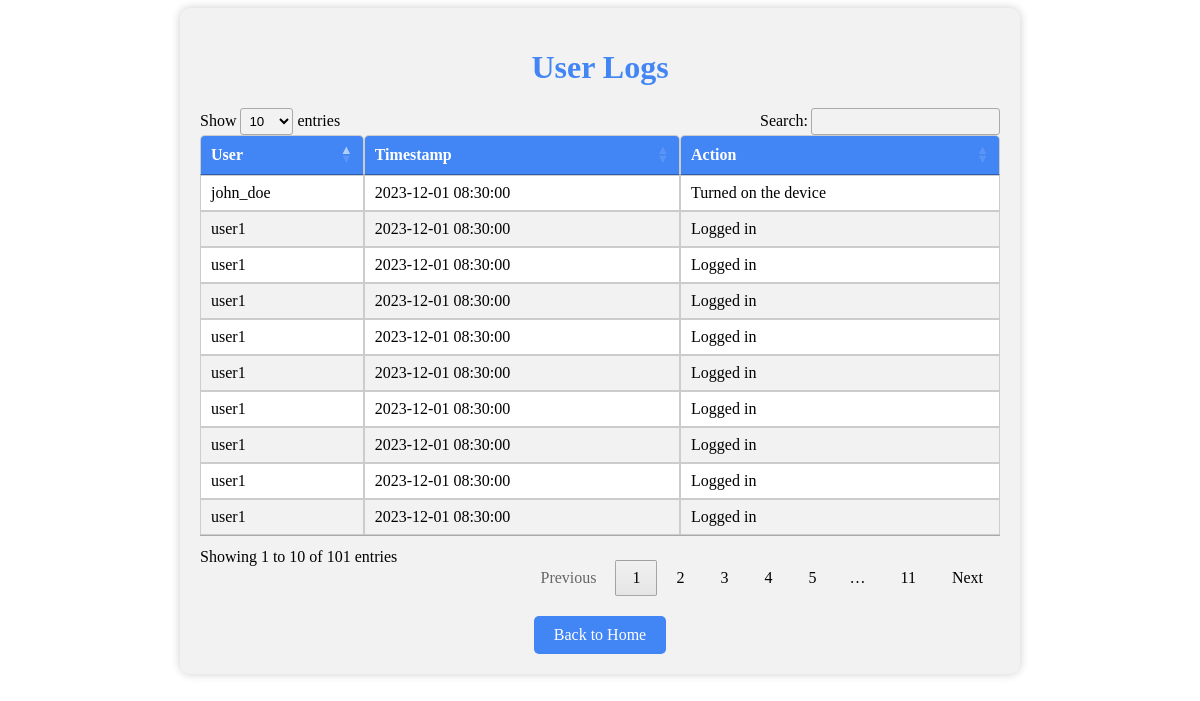
The app's page /logs (signed in) with its own data.
### models.py (models this page shows, shortened)
class Logs(db.Model):
    id = db.Column(db.Integer, primary_key=True)
    username = db.Column(db.String(20), nullable=False)
    timestamp = db.Column(db.DateTime, nullable=False, default=datetime.now)
    action = db.Column(db.String(255), nullable=False)

### ard.py (the view)
@app.route('/logs', methods=['GET', 'POST'])
def view_logs():
    if 'logged_in' in session and session['role'] == 'admin':
        logs = Logs.query.all()
        logs_with_details = []
        for log in logs:
            username = log.username
            timestamp = log.timestamp
            action = log.action
            logs_with_details.append({
                'username': username,
                'timestamp': timestamp,
                'action': action
            })
        return render_template('logs.html', logs=logs_with_details)
    else:
        return redirect(url_for('login'))

### templates/logs.html (shortened to what this page needs)
<!DOCTYPE html>
<html>
<head>
    <link rel="stylesheet" type="text/css" href="{{url_for('static', filename='table.css')}}">
    <link rel="stylesheet" type="text/css" href="https://cdn.datatables.net/1.11.5/css/jquery.dataTables.css">
</head>
<body>
    <div class="container">
        <h1>User Logs</h1>
        <table class="logs-table">
            <thead>
                <tr>
                    <th>User</th>
                    <th>Timestamp</th>
                    <th>Action</th>
                </tr>
            </thead>
            <tbody>
                {% for log in logs %}
                    <tr>
                        <td>{{ log.username }}</td>
                        <td>{{ log.timestamp }}</td>
                        <td>{{ log.action }}</td>
                    </tr>
                {% endfor %}
            </tbody>
        </table>
        <a href="/login">Back to Home</a>
    </div>
</body>
</html>

### static/table.css (style rules this page uses)
.container { max-width: 800px; margin: 0 auto; padding: 20px; text-align: center; background-color: #f2f2f2; border-radius: 10px; box-shadow: 0px 0px 10px rgba(0, 0, 0, 0.2); }
h1 { color: #4285f4; }
.logs-table { width: 100%; border-collapse: collapse; margin-top: 20px; }
.logs-table th { background-color: #4285f4; color: white; border-radius: 5px 5px 0 0; padding: 10px; }
.logs-table th, .logs-table td { padding: 10px; text-align: left; border: 1px solid #ccc; }
.logs-table tbody tr:nth-child(even) { background-color: #f2f2f2; }
.logs-table tbody tr:nth-child(odd) { background-color: #fff; }
a { display: inline-block; margin-top: 20px; padding: 10px 20px; text-decoration: none; background-color: #4285f4; color: white; border-radius: 5px; transition: background-color 0.3s, transform 0.2s; }

### records on screen
Logs: username "john_doe", timestamp "2023-12-01 08:30:00", action "Turned on the device"
Logs: username "user1", timestamp "2023-12-01 08:30:00", action "Logged in"
Logs: username "user1", timestamp "2023-12-01 08:30:00", action "Logged in"
Logs: username "user1", timestamp "2023-12-01 08:30:00", action "Logged in"
Logs: username "user1", timestamp "2023-12-01 08:30:00", action "Logged in"
Logs: username "user1", timestamp "2023-12-01 08:30:00", action "Logged in"
Logs: username "user1", timestamp "2023-12-01 08:30:00", action "Logged in"
Logs: username "user1", timestamp "2023-12-01 08:30:00", action "Logged in"
Logs: username "user1", timestamp "2023-12-01 08:30:00", action "Logged in"
Logs: username "user1", timestamp "2023-12-01 08:30:00", action "Logged in"
